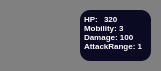
        <widget class="QWidget" name="pl1_ag23_widget" native="true">
         <property name="minimumSize">
          <size>
           <width>161</width>
           <height>71</height>
          </size>
         </property>
         <property name="styleSheet">
          <string notr="true">QWidget{
background-color: #808080;
border-radius:10px;
}</string>
         </property>
         <widget class="QTextBrowser" name="textBrowser_23">
          <property name="geometry">
           <rect>
            <x>80</x>
            <y>10</y>
            <width>71</width>
            <height>51</height>
           </rect>
          </property>
          <property name="styleSheet">
           <string notr="true">color:white;
background-color : #0a0a22;
border:none;
</string>
          </property>
          <property name="verticalScrollBarPolicy">
           <enum>Qt::ScrollBarPolicy::ScrollBarAlwaysOff</enum>
          </property>
          <property name="horizontalScrollBarPolicy">
           <enum>Qt::ScrollBarPolicy::ScrollBarAlwaysOff</enum>
          </property>
          <property name="html">
           <string>&lt;!DOCTYPE HTML PUBLIC &quot;-//W3C//DTD HTML 4.0//EN&quot; &quot;http://www.w3.org/TR/REC-html40/strict.dtd&quot;&gt;
&lt;html&gt;&lt;head&gt;&lt;meta name=&quot;qrichtext&quot; content=&quot;1&quot; /&gt;&lt;meta charset=&quot;utf-8&quot; /&gt;&lt;style type=&quot;text/css&quot;&gt;
p, li { white-space: pre-wrap; }
hr { height: 1px; border-width: 0; }
li.unchecked::marker { content: &quot;\2610&quot;; }
li.checked::marker { content: &quot;\2612&quot;; }
&lt;/style&gt;&lt;/head&gt;&lt;body style=&quot; font-family:'Segoe UI'; font-size:9pt; font-weight:400; font-style:normal;&quot;&gt;
&lt;p align=&quot;justify&quot; style=&quot; margin-top:12px; margin-bottom:12px; margin-left:0px; margin-right:0px; -qt-block-indent:0; text-indent:0px;&quot;&gt;&lt;span style=&quot; font-size:6pt; font-weight:700;&quot;&gt;HP: &lt;br /&gt;Mobility: 3&lt;br /&gt;Damage: 100&lt;br /&gt;AttackRange: 1&lt;/span&gt;&lt;/p&gt;&lt;/body&gt;&lt;/html&gt;</string>
          </property>
         </widget>
         <widget class="QPushButton" name="pl1_ag23_btn">
          <property name="geometry">
           <rect>
            <x>10</x>
            <y>10</y>
            <width>61</width>
            <height>51</height>
           </rect>
          </property>
          <property name="styleSheet">
           <string notr="true">background-image:url(&quot;:/src/images/Agent/Sabrina&quot;);
background-repeat:no-repeat;
background-position:center;
background-origin:content;
background-size:cover;</string>
          </property>
          <property name="text">
           <string/>
          </property>
         </widget>
         <widget class="QTextBrowser" name="pl1_ag23_HP">
          <property name="geometry">
           <rect>
            <x>100</x>
            <y>10</y>
            <width>25</width>
            <height>15</height>
           </rect>
          </property>
          <property name="styleSheet">
           <string notr="true">color:white;
background-color : #0a0a22;
border:none;</string>
          </property>
          <property name="verticalScrollBarPolicy">
           <enum>Qt::ScrollBarPolicy::ScrollBarAlwaysOff</enum>
          </property>
          <property name="html">
           <string>&lt;!DOCTYPE HTML PUBLIC &quot;-//W3C//DTD HTML 4.0//EN&quot; &quot;http://www.w3.org/TR/REC-html40/strict.dtd&quot;&gt;
&lt;html&gt;&lt;head&gt;&lt;meta name=&quot;qrichtext&quot; content=&quot;1&quot; /&gt;&lt;meta charset=&quot;utf-8&quot; /&gt;&lt;style type=&quot;text/css&quot;&gt;
p, li { white-space: pre-wrap; }
hr { height: 1px; border-width: 0; }
li.unchecked::marker { content: &quot;\2610&quot;; }
li.checked::marker { content: &quot;\2612&quot;; }
&lt;/style&gt;&lt;/head&gt;&lt;body style=&quot; font-family:'Segoe UI'; font-size:9pt; font-weight:400; font-style:normal;&quot;&gt;
&lt;p style=&quot; margin-top:0px; margin-bottom:0px; margin-left:0px; margin-right:0px; -qt-block-indent:0; text-indent:0px;&quot;&gt;&lt;span style=&quot; font-size:6pt; font-weight:700;&quot;&gt;320&lt;/span&gt;&lt;/p&gt;&lt;/body&gt;&lt;/html&gt;</string>
          </property>
         </widget>
        </widget>
